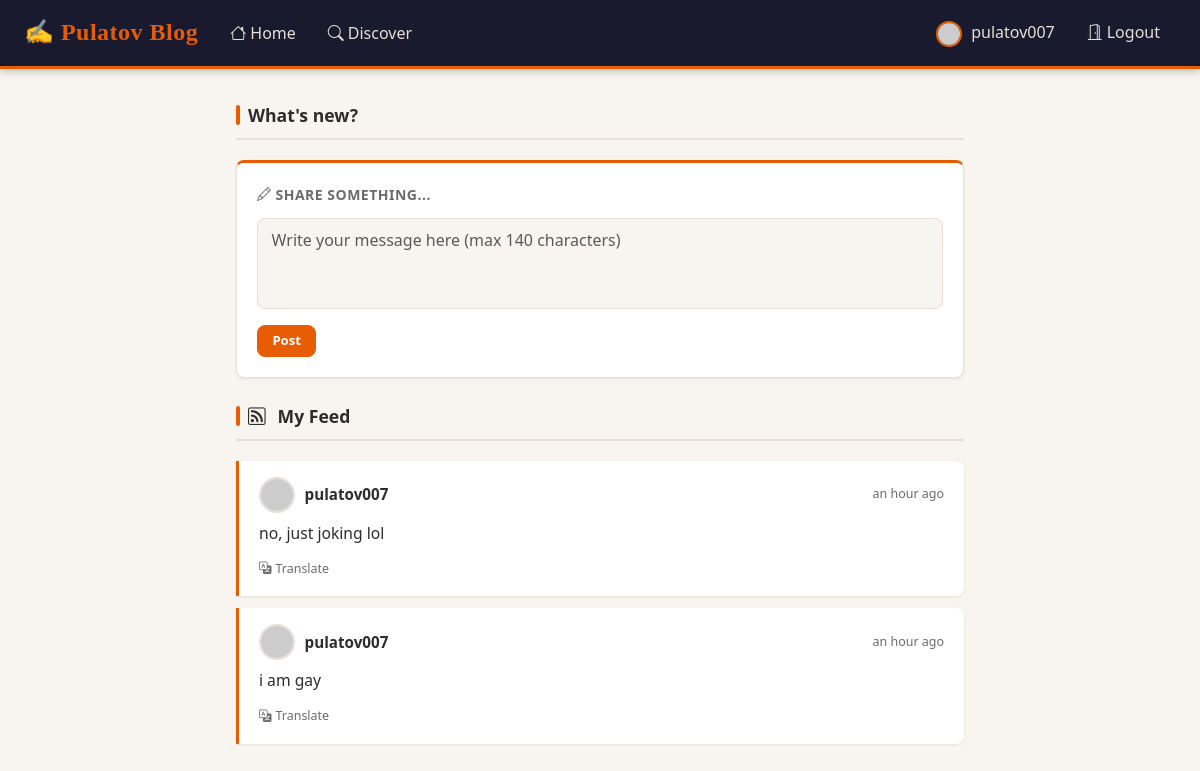
The app's page /index (signed in) with its own data.
### app/models.py (models this page shows, shortened)
class User(UserMixin, db.Model):
    id: so.Mapped[int] = so.mapped_column(primary_key=True)
    username: so.Mapped[str] = so.mapped_column(sa.String(64), index=True,
                                                unique=True)
    email: so.Mapped[str] = so.mapped_column(sa.String(120), index=True,
                                             unique=True)
    password_hash: so.Mapped[Optional[str]] = so.mapped_column(sa.String(256))
    about_me: so.Mapped[Optional[str]] = so.mapped_column(sa.String(140))
    last_seen: so.Mapped[Optional[datetime]] = so.mapped_column(
        default=lambda: datetime.now(timezone.utc))
    posts: so.WriteOnlyMapped['Post'] = so.relationship(
        back_populates='author')
    following: so.WriteOnlyMapped['User'] = so.relationship(
        secondary=followers,
        primaryjoin=(followers.c.follower_id == id),
        secondaryjoin=(followers.c.followed_id == id),
        back_populates='followers')
    followers: so.WriteOnlyMapped['User'] = so.relationship(
        secondary=followers,
        primaryjoin=(followers.c.followed_id == id),
        secondaryjoin=(followers.c.follower_id == id),
        back_populates='following')
    def avatar(self, size):
        digest = md5(self.email.lower().encode('utf-8')).hexdigest()
        return f'https://www.gravatar.com/avatar/{digest}?d=identicon&s={size}'
    def following_posts(self):
        Author = so.aliased(User)
        Follower = so.aliased(User)
        return (
            sa.select(Post)
            .join(Post.author.of_type(Author))
            .join(Author.followers.of_type(Follower), isouter=True)
            .where(sa.or_(
                Follower.id == self.id,
                Author.id == self.id,
            ))
            .group_by(Post)
            .order_by(Post.timestamp.desc())
        )

class Post(db.Model):
    id: so.Mapped[int] = so.mapped_column(primary_key=True)
    body: so.Mapped[str] = so.mapped_column(sa.String(140))
    timestamp: so.Mapped[datetime] = so.mapped_column(
        index=True, default=lambda: datetime.now(timezone.utc))
    user_id: so.Mapped[int] = so.mapped_column(sa.ForeignKey(User.id),
                                               index=True)
    language: so.Mapped[Optional[str]] = so.mapped_column(sa.String(5))
    author: so.Mapped[User] = so.relationship(back_populates='posts')

### app/routes.py (the view, shortened to what this page needs)
@app.route('/', methods=['GET', 'POST'])
@app.route('/index', methods=['GET', 'POST'])
@login_required
def index():
    form = PostForm()
    page_num = request.args.get('page', 1, type=int)
    post_query = current_user.following_posts()
    paginated = db.paginate(post_query, page=page_num,
                            per_page=app.config['POSTS_PER_PAGE'],
                            error_out=False)
    next_url = url_for('index', page=paginated.next_num) \
        if paginated.has_next else None
    prev_url = url_for('index', page=paginated.prev_num) \
        if paginated.has_prev else None
    return render_template('index.html', title=_('Home'), form=form,
                           posts=paginated.items, next_url=next_url,
                           prev_url=prev_url)

### app/forms.py
class PostForm(FlaskForm):
    post = TextAreaField(_l('Say something'),
                         validators=[DataRequired(), Length(min=1, max=140)])
    submit = SubmitField(_l('Post'))

### app/__init__.py (called while the page is built)
def get_locale():
    return request.accept_languages.best_match(app.config['LANGUAGES']) or 'en'

### app/models.py (called while the page is built)
@login.user_loader
def load_user(uid):
    return db.session.get(User, int(uid))

### app/routes.py (called while the page is built)
@app.before_request
def before_request():
    if current_user.is_authenticated:
        current_user.last_seen = datetime.now(timezone.utc)
        db.session.commit()
    g.locale = str(get_locale())

### app/templates/index.html (shortened to what this page needs)
{% extends "base.html" %}
{% block content %}
  {% if form %}
  <div class="section-title mt-2">
    <span class="title-accent"></span>
    {{ _("What's new?") }}
  </div>
  <div class="compose-box mb-4">
    <div class="compose-label">
      <i class="bi bi-pencil me-1"></i>{{ _('Share something...') }}
    </div>
    <form action="" method="post" novalidate>
      <div class="mb-3">
        {{ form.post(class="form-control", rows=3,
           placeholder=_('Write your message here (max 140 characters)')) }}
      </div>
      {{ form.submit(class="btn btn-primary btn-sm-action") }}
    </form>
  </div>
  {% endif %}
  <div class="section-title">
    <span class="title-accent"></span>
    {% if title == _('Discover') %}
      <i class="bi bi-search me-1"></i>{{ _('All Posts') }}
    {% else %}
      <i class="bi bi-rss me-1"></i>{{ _('My Feed') }}
    {% endif %}
  </div>
  {% for post in posts %}
    {% include '_post.html' %}
  {% endfor %}
{% endblock %}

### app/templates/base.html (shortened to what this page needs)
<!doctype html>
<html lang="{{ g.locale }}">
  <head>
    <link href="https://cdn.jsdelivr.net/npm/bootstrap@5.3.2/dist/css/bootstrap.min.css"
          rel="stylesheet"
>
    <link rel="stylesheet"
          href="https://cdn.jsdelivr.net/npm/bootstrap-icons@1.11.3/font/bootstrap-icons.min.css">
    <link rel="stylesheet" href="{{ url_for('static', filename='styles.css') }}">
  </head>
  <body>
    <nav class="navbar navbar-expand-lg site-navbar sticky-top">
      <div class="container-fluid px-3 px-lg-4">
        <a class="navbar-brand" href="{{ url_for('index') }}">
          &#9997; Pulatov Blog
        </a>
        <div class="collapse navbar-collapse" id="mainNav">
          <ul class="navbar-nav me-auto mb-2 mb-lg-0">
            <li class="nav-item">
              <a class="nav-link" href="{{ url_for('index') }}">
                <i class="bi bi-house me-1"></i>{{ _('Home') }}
              </a>
            </li>
            <li class="nav-item">
              <a class="nav-link" href="{{ url_for('explore') }}">
                <i class="bi bi-search me-1"></i>{{ _('Discover') }}
              </a>
            </li>
          </ul>
          <ul class="navbar-nav ms-auto mb-2 mb-lg-0">
            {% if current_user.is_anonymous %}
            <li class="nav-item">
              <a class="nav-link" href="{{ url_for('login') }}">
                <i class="bi bi-person-circle me-1"></i>{{ _('Login') }}
              </a>
            </li>
            <li class="nav-item">
              <a class="nav-link" href="{{ url_for('register') }}">
                <i class="bi bi-person-plus me-1"></i>{{ _('Register') }}
              </a>
            </li>
            {% else %}
            <li class="nav-item">
              <a class="nav-link" href="{{ url_for('user', username=current_user.username) }}">
                <img src="{{ current_user.avatar(26) }}" alt=""
                     style="width:26px;height:26px;border-radius:50%;object-fit:cover;border:2px solid #e85d04;margin-right:5px;">
                {{ current_user.username }}
              </a>
            </li>
            <li class="nav-item">
              <a class="nav-link" href="{{ url_for('logout') }}">
                <i class="bi bi-door-open me-1"></i>{{ _('Logout') }}
              </a>
            </li>
            {% endif %}
          </ul>
        </div>
      </div>
    </nav>
    <div class="page-wrapper">
      {% block content %}{% endblock %}
    </div>
  </body>
</html>

### app/templates/_post.html
<div class="post-entry">
  <div class="post-entry-header">
    <div class="post-author-info">
      <a href="{{ url_for('user', username=post.author.username) }}">
        <img src="{{ post.author.avatar(36) }}" class="post-avatar-sm" alt="{{ post.author.username }}">
      </a>
      <a href="{{ url_for('user', username=post.author.username) }}" class="post-author-name">
        {{ post.author.username }}
      </a>
    </div>
    <span class="post-time">{{ moment(post.timestamp).fromNow() }}</span>
  </div>
  <p class="post-body-text">
    <span id="post{{ post.id }}">{{ post.body }}</span>
  </p>
  {% if post.language and post.language != g.locale %}
  <div id="translation{{ post.id }}">
    <a href="javascript:translate(
        'post{{ post.id }}',
        'translation{{ post.id }}',
        '{{ post.language }}',
        '{{ g.locale }}')" class="translate-btn">
      <i class="bi bi-translate me-1"></i>{{ _('Translate') }}
    </a>
  </div>
  {% endif %}
</div>

### app/static/styles.css (style rules this page uses)
:root { --primary: #e85d04; --primary-dark: #c44d03; --primary-light: #ff7c2a; --bg: #f8f5f0; --bg-card: #ffffff; --text: #2d2d2d; --text-muted: #6b6b6b; --border: #e8e0d5; --navbar-bg: #1a1a2e; --navbar-text: #e8e0d5; --shadow-sm: 0 1px 3px rgba(0,0,0,0.08); --shadow-md: 0 4px 12px rgba(0,0,0,0.10); --radius: 8px; --transition: 0.18s ease; }
*, *::before, *::after { box-sizing: border-box; }
body { background-color: var(--bg); color: var(--text); font-family: 'Segoe UI', Georgia, 'Times New Roman', serif; font-size: 1rem; line-height: 1.65; min-height: 100vh; }
a { color: var(--primary); text-decoration: none; transition: color var(--transition); }
.site-navbar { background-color: var(--navbar-bg) !important; border-bottom: 3px solid var(--primary); box-shadow: 0 2px 8px rgba(0,0,0,0.25); }
.site-navbar .navbar-brand { color: var(--primary) !important; font-weight: 800; font-size: 1.5rem; letter-spacing: 0.5px; font-family: Georgia, serif; }
.site-navbar .nav-link { color: var(--navbar-text) !important; font-weight: 500; padding: 0.5rem 1rem !important; border-radius: var(--radius); transition: background var(--transition), color var(--transition); }
.page-wrapper { max-width: 760px; margin: 0 auto; padding: 1.5rem 1rem 4rem; }
.section-title { font-size: 1.1rem; font-weight: 700; color: var(--text); border-bottom: 2px solid var(--border); padding-bottom: 0.5rem; margin-bottom: 1.25rem; display: flex; align-items: center; gap: 0.5rem; }
.section-title .title-accent { display: inline-block; width: 4px; height: 1.1em; background: var(--primary); border-radius: 2px; }
.compose-box { background: var(--bg-card); border: 1px solid var(--border); border-top: 3px solid var(--primary); border-radius: var(--radius); padding: 1.25rem; margin-bottom: 1.5rem; box-shadow: var(--shadow-sm); }
.compose-box .compose-label { font-size: 0.875rem; font-weight: 600; color: var(--text-muted); margin-bottom: 0.75rem; text-transform: uppercase; letter-spacing: 0.5px; }
.compose-box textarea.form-control { resize: none; border-color: var(--border); background: var(--bg); }
.post-entry { background: var(--bg-card); border-left: 3px solid var(--primary); border-radius: 0 var(--radius) var(--radius) 0; padding: 1rem 1.25rem; margin-bottom: 0.75rem; box-shadow: var(--shadow-sm); transition: border-left-width var(--transition), box-shadow var(--transition); }
.post-entry-header { display: flex; align-items: center; justify-content: space-between; margin-bottom: 0.5rem; }
.post-author-info { display: flex; align-items: center; gap: 0.6rem; }
.post-avatar-sm { width: 36px; height: 36px; border-radius: 50%; object-fit: cover; border: 2px solid var(--border); transition: border-color var(--transition); }
.post-author-name { font-weight: 700; color: var(--text); font-size: 0.95rem; }
.post-time { font-size: 0.78rem; color: var(--text-muted); white-space: nowrap; }
.post-body-text { color: var(--text); font-size: 0.98rem; line-height: 1.6; margin: 0.25rem 0 0.5rem; }
.translate-btn { font-size: 0.78rem; color: var(--text-muted); background: none; border: none; padding: 0; cursor: pointer; transition: color var(--transition); }
.form-control { border: 1.5px solid var(--border); border-radius: var(--radius); padding: 0.55rem 0.85rem; background: var(--bg); color: var(--text); transition: border-color var(--transition), box-shadow var(--transition); }
.btn { border-radius: var(--radius); font-weight: 600; transition: all var(--transition); }
.btn-primary, .btn-submit { background-color: var(--primary); border-color: var(--primary); color: #fff; }
.btn-sm-action { font-size: 0.82rem; padding: 0.3rem 0.9rem; }

### records on screen
User: username "pulatov007"
Post: author.username "pulatov007", timestamp "an hour ago", body "no, just joking lol"
Post: author.username "pulatov007", timestamp "an hour ago", body "i am gay"
